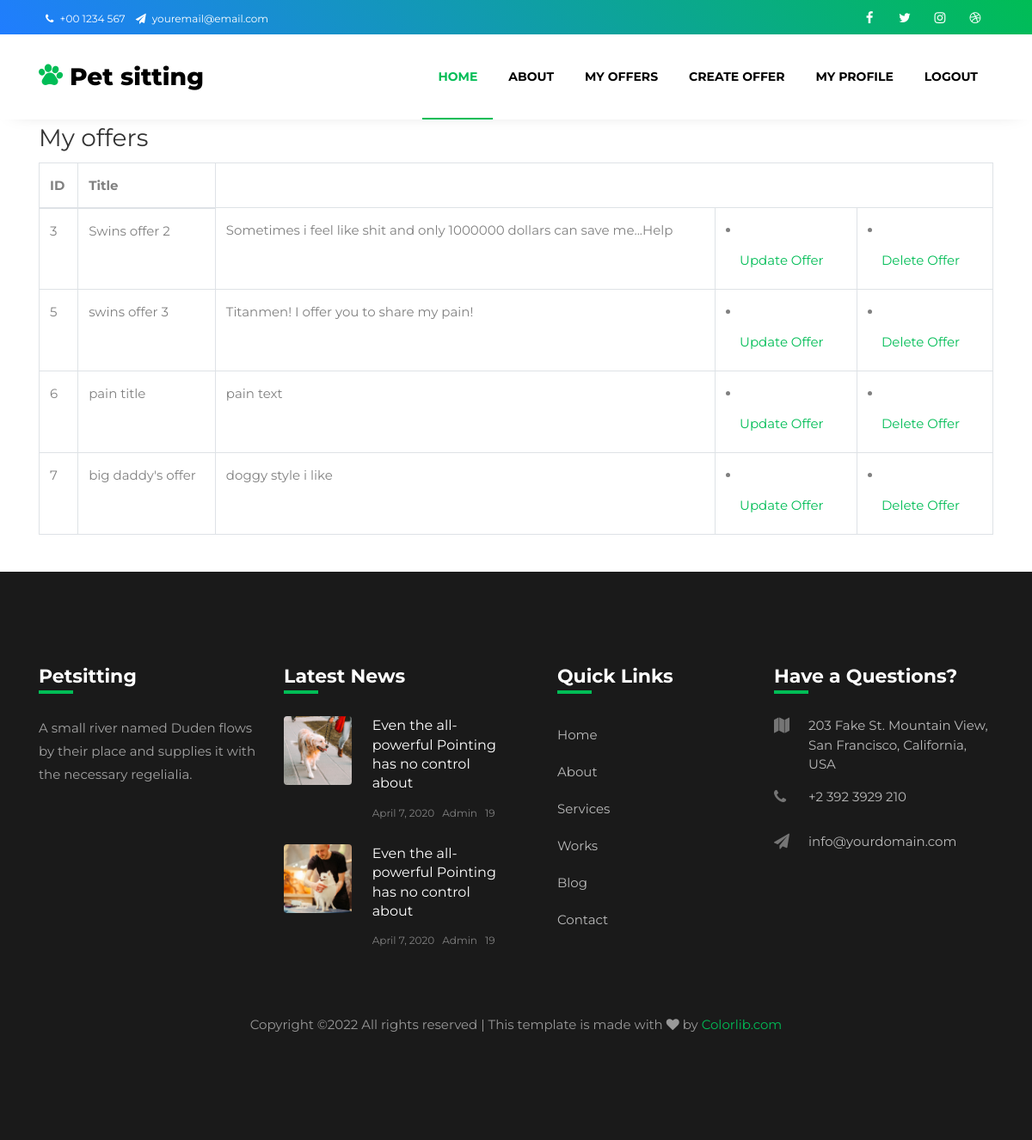
Screenshot of /my_offers/ (signed in) with the database file from the repository.
### app/models.py (models this page shows, shortened)
class Offer(models.Model):
    title = models.CharField(verbose_name='offer_title', max_length=30)
    author = models.ForeignKey(get_user_model(), on_delete=models.CASCADE)
    text = models.TextField()

### app/views.py (the view, shortened to what this page needs)
# urls.py: path('my_offers/', MyOfferList.as_view(), name='my_offers'),
class MyOfferList(ListView):
    model = Offer
    template_name = 'offers/my_offers.html'
    context_object_name = 'my_offers'
    def get_queryset(self):
        user = self.request.user
        return Offer.objects.filter(author=user)

### templates/offers/my_offers.html (shortened to what this page needs)
{% extends 'index.html' %}
{% load bootstrap4 %}
{% load i18n %}
{% block content %}
<div>
  <h3>My offers</h3>
  <table class='table table-hover table-bordered'>
    <thead>
    <tr>
      <th scope="col">ID</th>
        <th scope="col">Title</th>
    </tr>
    </thead>
    <tbody>
    {% for my_offer in my_offers %}
      <tr>
        <td>{{my_offer.id}}</td>
        <td>{{my_offer.title}}</td>
          <td>{{my_offer.text}}</td>
        <td>
            <li class="nav-item"><a href="{% url 'update' my_offer.id %}" class="nav-link">Update Offer</a></li>
        </td>
          <td>
            <li class="nav-item"><a href="{% url 'delete' my_offer.id %}" class="nav-link">Delete Offer</a></li>
          </td>
      </tr>
    {% endfor %}
    </tbody>
  </table>
</div>
{% endblock %}

### templates/index.html (shortened to what this page needs)
{% load static %}
<!DOCTYPE html>
<html lang="en">
  <head>
    <link rel="stylesheet" href="https://stackpath.bootstrapcdn.com/font-awesome/4.7.0/css/font-awesome.min.css">
    <link rel="stylesheet" href="{% static 'css/animate.css'%}">
    <link rel="stylesheet" href="{% static 'css/owl.carousel.min.css' %}">
    <link rel="stylesheet" href="{% static 'css/owl.theme.default.min.css' %}">
    <link rel="stylesheet" href="{% static 'css/magnific-popup.css' %}">
    <link rel="stylesheet" href="{% static 'css/bootstrap-datepicker.css' %}">
    <link rel="stylesheet" href="{% static 'css/jquery.timepicker.css' %}">
    <link rel="stylesheet" href="{% static 'css/flaticon.css' %}">
    <link rel="stylesheet" href="{% static 'css/style.css' %}">
  </head>
  <body>
    <div class="wrap">
			<div class="container">
				<div class="row">
					<div class="col-md-6 d-flex align-items-center">
						<p class="mb-0 phone pl-md-2">
							<a href="#" class="mr-2"><span class="fa fa-phone mr-1"></span> +00 1234 567</a>
							<a href="#"><span class="fa fa-paper-plane mr-1"></span> youremail@email.com</a>
						</p>
					</div>
					<div class="col-md-6 d-flex justify-content-md-end">
						<div class="social-media">
			    		<p class="mb-0 d-flex">
			    			<a href="#" class="d-flex align-items-center justify-content-center"><span class="fa fa-facebook"><i class="sr-only">Facebook</i></span></a>
			    			<a href="#" class="d-flex align-items-center justify-content-center"><span class="fa fa-twitter"><i class="sr-only">Twitter</i></span></a>
			    			<a href="#" class="d-flex align-items-center justify-content-center"><span class="fa fa-instagram"><i class="sr-only">Instagram</i></span></a>
			    			<a href="#" class="d-flex align-items-center justify-content-center"><span class="fa fa-dribbble"><i class="sr-only">Dribbble</i></span></a>
			    		</p>
		        </div>
					</div>
				</div>
			</div>
		</div>
		<nav class="navbar navbar-expand-lg navbar-dark ftco_navbar bg-dark ftco-navbar-light" id="ftco-navbar">
	    <div class="container">
	    	<a class="navbar-brand" href="index.html"><span class="flaticon-pawprint-1 mr-2"></span>Pet sitting</a>
	      <div class="collapse navbar-collapse" id="ftco-nav">
	        <ul class="navbar-nav ml-auto">
	        	<li class="nav-item active"><a href="{% url 'index' %}" class="nav-link">Home</a></li>
                {% if not user.is_authenticated %}
                    <li class="nav-item active"><a href="{% url 'register' %}" class="nav-link">Register</a></li>
                    <li class="nav-item"><a href="{% url 'login' %}" class="nav-link">Login</a></li>
                {% else %}
	        	    <li class="nav-item"><a href="{% url 'about' %}" class="nav-link">About</a></li>
                    <li class="nav-item"><a href="{% url 'my_offers' %}" class="nav-link">My offers</a></li>
	                <li class="nav-item"><a href="{% url 'create' %}" class="nav-link">Create Offer</a></li>
	                <li class="nav-item"><a href="blog.html" class="nav-link">My profile</a></li>
	                <li class="nav-item"><a href="{% url 'logout' %}" class="nav-link">Logout</a></li>
                {% endif %}
	        </ul>
	      </div>
	    </div>
	  </nav>
    <div class="container">
    {% block content %}{% endblock %}
    </div>
    <br>
    <footer class="footer">
			<div class="container">
				<div class="row">
					<div class="col-md-6 col-lg-3 mb-4 mb-md-0">
						<h2 class="footer-heading">Petsitting</h2>
						<p>A small river named Duden flows by their place and supplies it with the necessary regelialia.</p>
						<ul class="ftco-footer-social p-0">
            </ul>
					</div>
					<div class="col-md-6 col-lg-3 mb-4 mb-md-0">
						<h2 class="footer-heading">Latest News</h2>
						<div class="block-21 mb-4 d-flex">
              <a class="img mr-4 rounded" style="background-image: url({% static 'images/image_1.jpg' %});"></a>
              <div class="text">
                <h3 class="heading"><a href="#">Even the all-powerful Pointing has no control about</a></h3>
                <div class="meta">
                  <div><a href="#"> April 7, 2020</a></div>
                  <div><a href="#"> Admin</a></div>
                  <div><a href="#"> 19</a></div>
                </div>
              </div>
            </div>
            <div class="block-21 mb-4 d-flex">
              <a class="img mr-4 rounded" style="background-image: url({% static 'images/image_2.jpg' %});"></a>
              <div class="text">
                <h3 class="heading"><a href="#">Even the all-powerful Pointing has no control about</a></h3>
                <div class="meta">
                  <div><a href="#"> April 7, 2020</a></div>
                  <div><a href="#"> Admin</a></div>
                  <div><a href="#"> 19</a></div>
                </div>
              </div>
            </div>
					</div>
					<div class="col-md-6 col-lg-3 pl-lg-5 mb-4 mb-md-0">
						<h2 class="footer-heading">Quick Links</h2>
						<ul class="list-unstyled">
              <li><a href="#" class="py-2 d-block">Home</a></li>
              <li><a href="#" class="py-2 d-block">About</a></li>
              <li><a href="#" class="py-2 d-block">Services</a></li>
              <li><a href="#" class="py-2 d-block">Works</a></li>
              <li><a href="#" class="py-2 d-block">Blog</a></li>
              <li><a href="#" class="py-2 d-block">Contact</a></li>
            </ul>
					</div>
					<div class="col-md-6 col-lg-3 mb-4 mb-md-0">
						<h2 class="footer-heading">Have a Questions?</h2>
						<div class="block-23 mb-3">
              <ul>
                <li><span class="icon fa fa-map"></span><span class="text">203 Fake St. Mountain View, San Francisco, California, USA</span></li>
                <li><a href="#"><span class="icon fa fa-phone"></span><span class="text">+2 392 3929 210</span></a></li>
                <li><a href="#"><span class="icon fa fa-paper-plane"></span><span class="text">info@yourdomain.com</span></a></li>
              </ul>
            </div>
					</div>
				</div>
				<div class="row mt-5">
          <div class="col-md-12 text-center">
            <p class="copyright">
  Copyright &copy;<script>document.write(new Date().getFullYear());</script> All rights reserved | This template is made with <i class="fa fa-heart" aria-hidden="true"></i> by <a href="https://colorlib.com" target="_blank">Colorlib.com</a>
  </p>
          </div>
        </div>
			</div>
		</footer>
  </body>
</html>

### rows the page displays
Offer: id "3", title "Swins offer 2", text "Sometimes i feel like shit and only 1000000 dollars can save me...Help"
Offer: id "5", title "swins offer 3", text "Titanmen! I offer you to share my pain!"
Offer: id "6", title "pain title", text "pain text"
Offer: id "7", title "big daddy's offer", text "doggy style i like"
